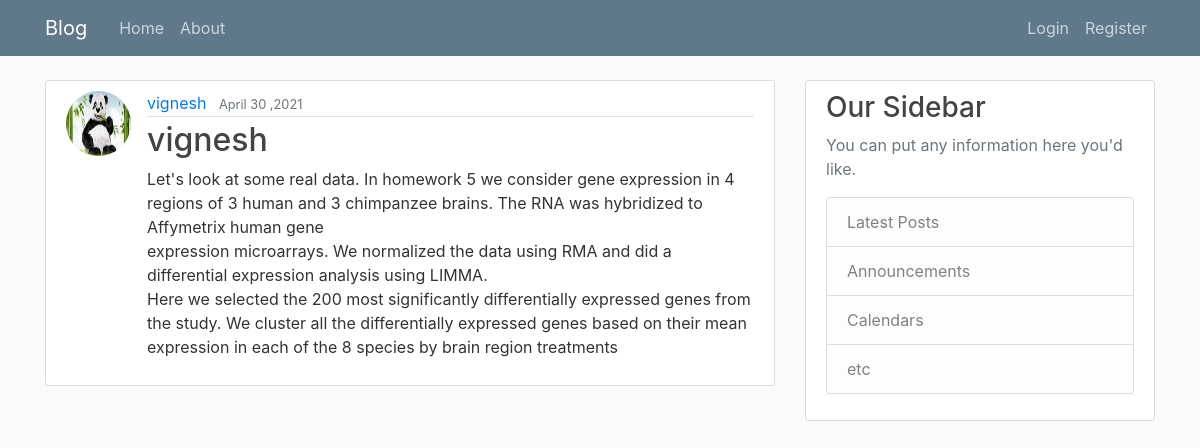
/post/16/, run on the app's committed database.
### blog/models.py (models this page shows, shortened)
class Post(models.Model):
	title=models.CharField(max_length=200)
	content=models.TextField()
	date_posted=models.DateTimeField(default=timezone.now)
	author=models.ForeignKey(User, on_delete=models.CASCADE)

### users/models.py (models this page shows, shortened)
class Profile(models.Model):
	user=models.OneToOneField(User,on_delete=models.CASCADE)
	image=models.ImageField(default='default.jpg',upload_to='profile_pics')

### blog/views.py (the view)
# urls.py: path('post/<int:pk>/', PostDetailView.as_view(), name='post-detail'),
class PostDetailView(DetailView):
	model=Post

### blog/templates/blog/post_detail.html (shortened to what this page needs)
{% extends "blog/base.html" %}
{% block content %}
        <article class="media content-section">
       <img class="rounded-circle article-img" src="{{ object.author.profile.image.url }}">
            <div class="media-body">
              <div class="article-metadata">
                <a class="mr-2" href="{ % url 'user-posts' object.author.username % }">{{ object.author }}</a>
                <small class="text-muted">{{ object.date_posted|date:"F d ,Y" }}</small>
              </div>
            <h2 class ="article-title">{{ object.title }}</h2>
            <p class="article-content">{{ object.content }}</p>
          </div>
        </article>
{% endblock content %}

### blog/static/blog/main.css (style rules this page uses)
body { background: #fafafa; color: #333333; margin-top: 5rem; }
h1, h2, h3, h4, h5, h6 { color: #444444; }
.content-section { background: #ffffff; padding: 10px 20px; border: 1px solid #dddddd; border-radius: 3px; margin-bottom: 20px; }
.article-title { color: #444444; }
.article-content { white-space: pre-line; }
.article-img { height: 65px; width: 65px; margin-right: 16px; }
.article-metadata { padding-bottom: 1px; margin-bottom: 4px; border-bottom: 1px solid #e3e3e3 }

### data on the page
Post: author.profile.image (placeholder picture), author "vignesh", date_posted "April 30 ,2021", title "vignesh", content "Let's look at some real data. In homework 5 we consider gene expression in 4 regions of 3 human and 3 chimpanzee brains. The RNA was hybridized to Affymetrix human gene expression microarrays. We normalized the data using RMA and did a differential expression analysis using LIMMA. Here we selected the 200 most significantly differentially expressed genes from the study. We cluster all the differentially expressed genes based on their mean expression in each of the 8 species by brain region treatments"
